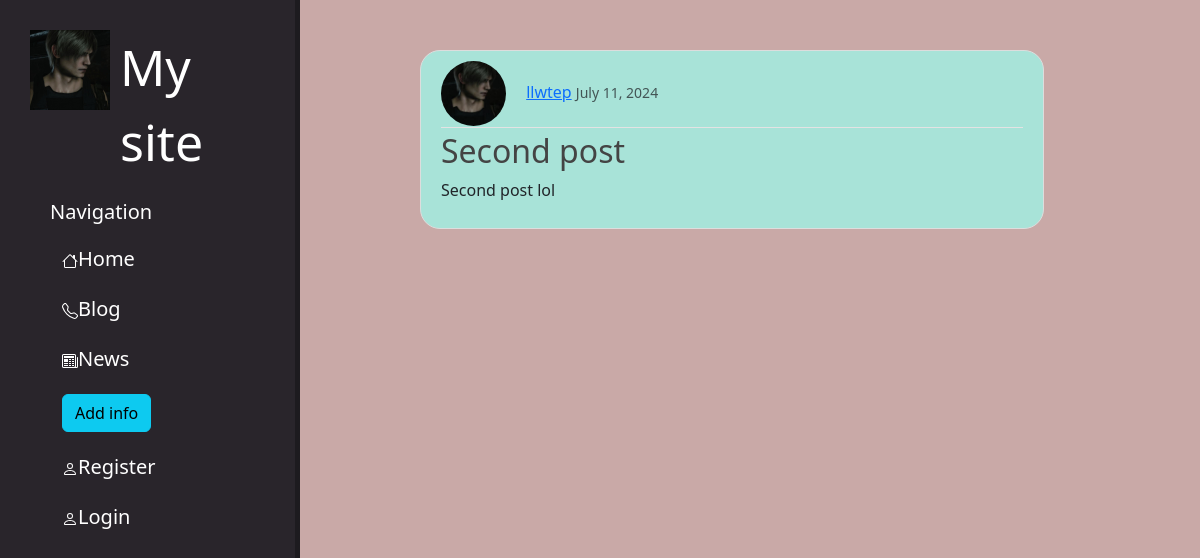
The app's page /blog/detail/2 with its own data.
### blog/models.py (models this page shows, shortened)
class Post(models.Model):
    title=models.CharField(max_length=100)
    content=models.TextField()
    date_posted=models.DateTimeField(default=timezone.now)
    author=models.ForeignKey(User,on_delete=models.CASCADE)

### users/models.py (models this page shows, shortened)
class Profile(models.Model):
    user=models.OneToOneField(User,on_delete=models.CASCADE)
    image=models.ImageField(default='default.jpg', upload_to='profile_pics')

### blog/views.py (the view)
# urls.py: path('detail/<int:pk>', PostDetailView.as_view(), name='post-detail'),
class PostDetailView(DetailView):
    model=Post
    context_object_name = 'posts'

### blog/templates/blog/post_detail.html (shortened to what this page needs)
{%extends 'main/layout.html'%}
{%block content%}
  <div class="wrapper-blog">
        <article class="media content-section">
          <div class="media-body">
            <div class="article-metadata">
            <img class="rounded-circle article-img" src="{{ posts.author.profile.image.url }}">
              <a class="mr-2" href="{%url 'profile'%}">{{ posts.author }}</a>
              <small class="text-muted">{{ posts.date_posted|date:"F d, Y" }}</small>
            </div>
            <h2 class="article-title">{{ posts.title }}</h2>
            <p class="article-content">{{ posts.content }}</p>
          </div>
        </article>
    </div>
{%endblock%}

### main/static/main/css/main.css (style rules this page uses)
body { background:#c9a9a7; }
.wrapper-blog { display:block; width:100%; padding-top:50px; }
.content-section { background: #a8e3d8; padding: 10px 20px; border: 1px solid #dddddd; border-radius: 3px; margin-bottom: 20px; width:80%; border-radius:20px; }
.article-title { color: #444444; }
.article-content { white-space: pre-line; }
.article-img { height: 65px; width: 65px; margin-right: 16px; }
.article-metadata { padding-bottom: 1px; margin-bottom: 4px; border-bottom: 1px solid #e3e3e3 }

### records on screen
Post: author.profile.image (picture), author "llwtep", date_posted "July 11, 2024", title "Second post", content "Second post lol"
